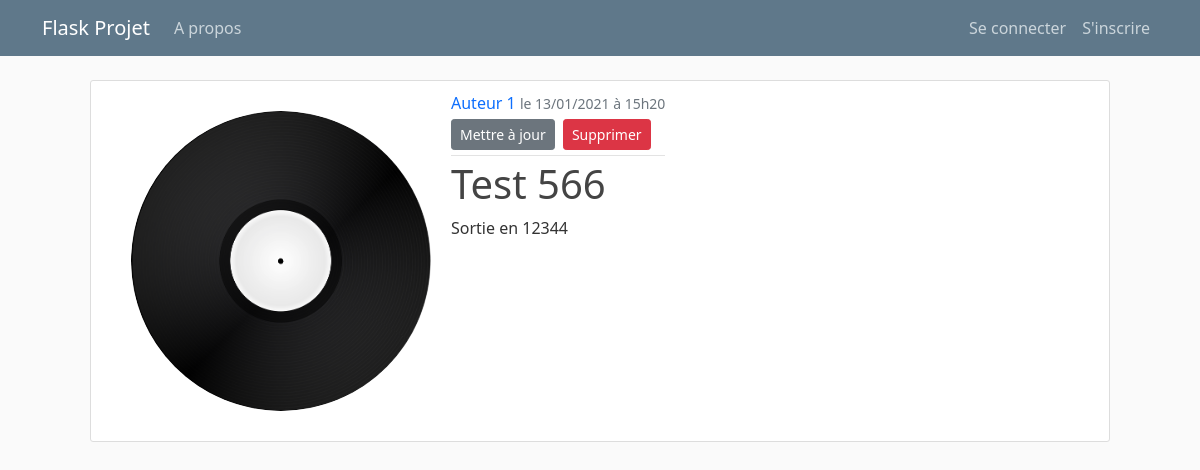
The page /album/4 on the database its author committed.
### flaskblog/models.py (models this page shows, shortened)
class Album(db.Model):
    __tablename__ = 'albums'
    id = db.Column(db.Integer, primary_key=True)
    title = db.Column(db.String(100), nullable=False)
    date_posted = db.Column(db.DateTime, nullable=False, default=datetime.datetime.now())
    release_year = db.Column(db.Integer, nullable=False)
    img = db.Column(db.String(100), nullable=False, default='default_cover.jpg')
    author_id = db.Column(db.Integer, db.ForeignKey('authors.id'), nullable=False) #Un album possède un unique author

class Author(db.Model):
    __tablename__ = 'authors'
    id = db.Column(db.Integer, primary_key=True)
    name = db.Column(db.String(50), nullable=False)
    albums = db.relationship('Album', backref='author', lazy=True) #Un author peut avoir plusieurs albums

### flaskblog/routes.py (the view)
@app.route("/album/<int:album_id>")
def album(album_id):
    album = Album.query.get_or_404(album_id)
    return render_template('album.html', title=album.title, album=album)

### flaskblog/templates/album.html (shortened to what this page needs)
{% extends "layout.html" %}
{% block content %}
    <article class="media content-section d-flex mx-5">
      <img src="{{ url_for('static', filename='album_pics/' + album.img) }}" alt="" class="rounded-circle album-img">
        <div class="media-body">
          <div class="article-metadata">
            <a class="mr-2 text-decoration-none" href="#">{{ album.author.name }}</a>
            <small class="text-muted">{{ album.date_posted.strftime('le %d/%m/%Y à %Hh%M') }}</small>
            <div>
                <a class="btn btn-secondary btn-sm mt-1 mb-1" href="{{ url_for('update_album', album_id=album.id)}}">Mettre à jour</a>
                <button tyoe="button" class="btn btn-danger btn-sm m-1" data-toggle="modal" data-target="#deleteModal">Supprimer</button>
            </div>
          </div>
          <h1 class="article-title">{{ album.title }}</h2>
          <p class="article-content">Sortie en {{ album.release_year }}</p>
        </div>
      </article>
{% endblock content %}

### flaskblog/static/main.css (style rules this page uses)
body { background: #fafafa; color: #333333; margin-top: 5rem; }
h1, h2, h3, h4, h5, h6 { color: #444444; }
a { text-decoration: none; }
.content-section { background: #ffffff; padding: 10px 20px; border: 1px solid #dddddd; border-radius: 3px; margin-bottom: 20px; }
.article-title { color: #444444; }
.article-content { white-space: pre-line; }
.album-img { height: 300px; width: 300px; margin: 20px; }
.article-metadata { padding-bottom: 1px; margin-bottom: 4px; border-bottom: 1px solid #e3e3e3 }

### rows shown on the page
Album: img (placeholder picture), date_posted "le 13/01/2021 à 15h20", title "Test 566", release_year "12344"
Author: author.name "Auteur 1"
